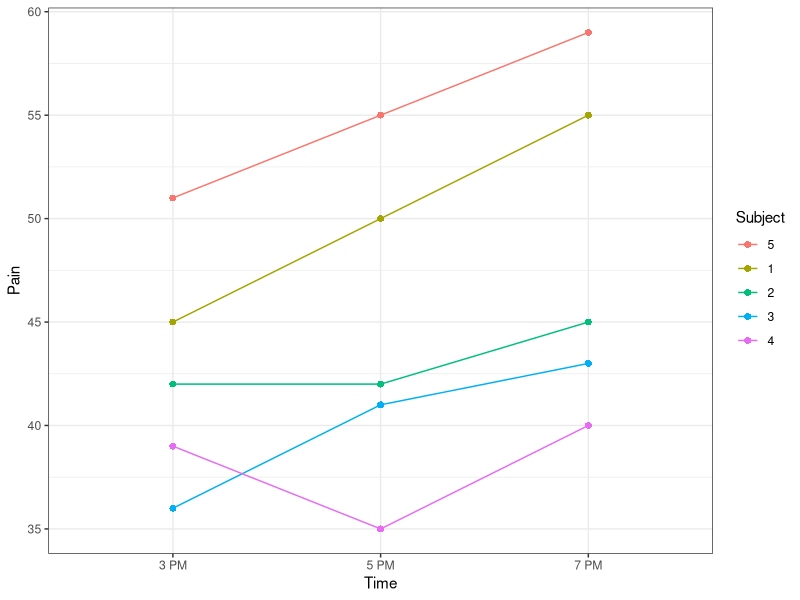
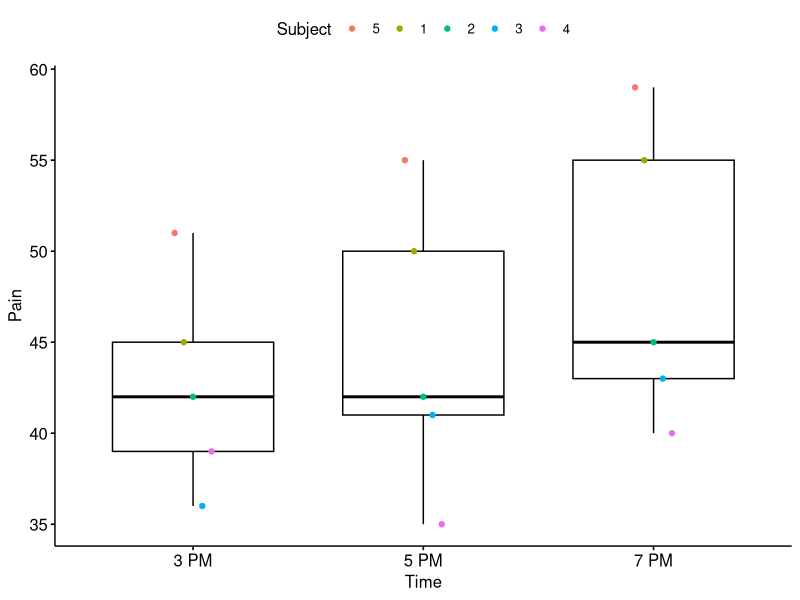
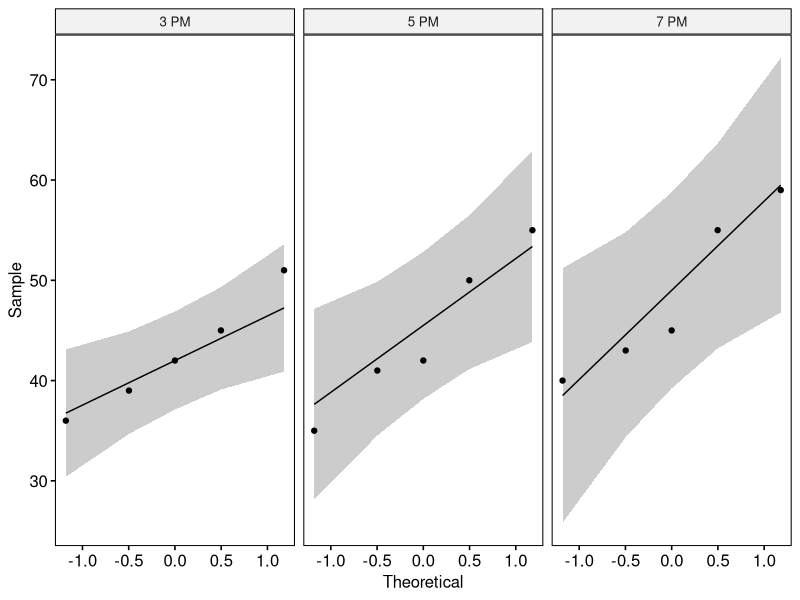
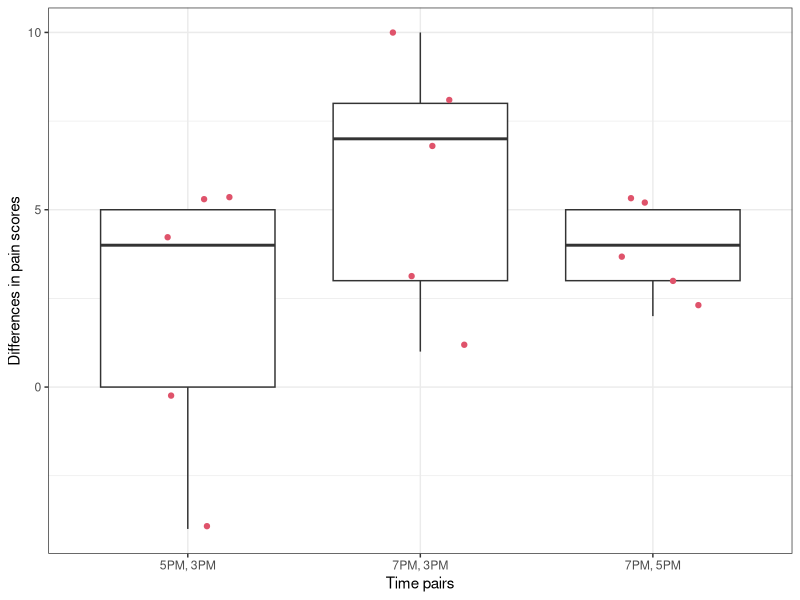
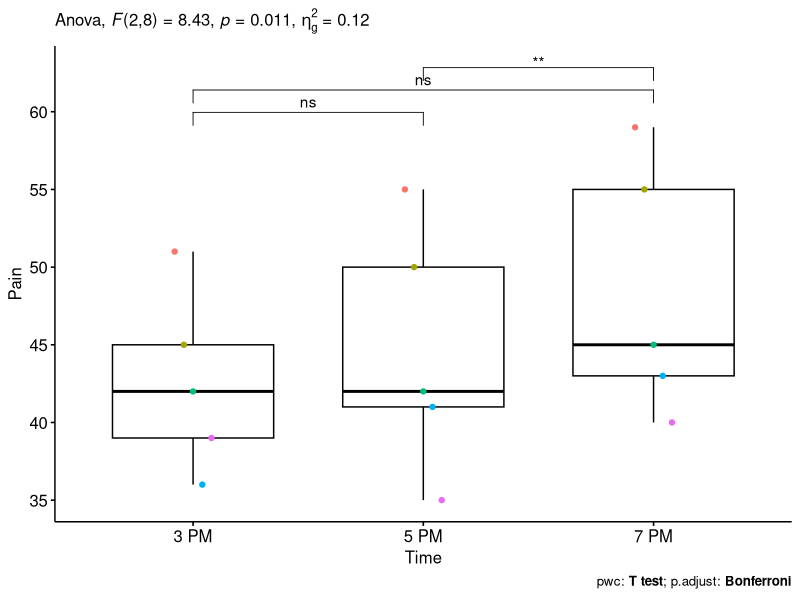

Reproduce these figures in R, in order. (Note: this script raises an error after producing the figures.)
## ---- chunk 1
knitr::opts_chunk$set(echo = TRUE)
knitr::opts_knit$set(root.dir = "../data")
knitr::opts_chunk$set(fig.dim=c(5,3.5), out.width="70%", fig.retina=2)
## ---- chunk 2
library(tidyverse)
library(rstatix)
library(ggpubr)
library(glmmTMB)
library(marginaleffects)
library(patchwork)
theme_set(theme_bw())
## ---- chunk 3
dt <- tibble(
    Subject = as_factor(rep(1:5,each=3)),
    Time = as_factor(rep(c("3 PM","5 PM","7 PM"),5)),
    Pain = c(45, 50, 55, 42, 42, 45, 36, 41, 43, 39, 35, 40, 51, 55, 59)) |> 
  # reorder subject by their pain scores
  mutate(Subject = fct_reorder(Subject,-Pain,mean)) |> 
  # make another version of time: hours = hours since start of experiment
  mutate(Hour = (as.numeric(Time) - 1) * 2)
dt
## ---- chunk 4
gline <- ggplot(dt) +
  aes(x = Time, y = Pain, colour = Subject, group=Subject) +
  # geom_boxplot(aes(col=NULL, group=NULL)) +
  geom_point(size=2,pch=16) +
  geom_line()

gline
## ---- chunk 5
gbox <- ggboxplot(dt, x = "Time", y = "Pain", alpha=.5) +
  geom_point(aes(colour = Subject, group=Subject), position = position_dodge(.2)) 

gbox
## ---- chunk 6
dt |> 
  group_by(Time) |> 
  get_summary_stats(Pain, type = "mean_sd")
## ---- chunk 7
dt |>  
  group_by(Time) |> 
  shapiro_test(Pain) 
## ---- chunk 8
# from the 'ggpubr' package
ggqqplot(dt, "Pain", facet.by = "Time")
## ---- chunk 9

# dv = dependent variable (response,i.e, "Pain")
# wid = variable identifying the subjects: "Subject"
# within = within-subjects variable (fixed factor), i.e, "Time"

anova_pain <- anova_test(data = dt, dv = Pain, wid = Subject, within = Time)
anova_pain
## ---- chunk 10
diff_dt <- dt |> 
  group_by(Subject) |> 
  summarise(`5PM, 3PM` = Pain[Time=="5 PM"] - Pain[Time=="3 PM"],
            `7PM, 3PM` = Pain[Time=="7 PM"] - Pain[Time=="3 PM"],
            `7PM, 5PM` = Pain[Time=="7 PM"] - Pain[Time=="5 PM"]) |> 
  pivot_longer(cols=2:4, names_to = "Time pairs", values_to = "Differences in pain scores")

diff_dt
## ---- chunk 11
diff_dt |> group_by(`Time pairs`) |> summarise(sd(`Differences in pain scores`))
## ---- chunk 12
diff_dt |> ggplot() + 
  aes(x=`Time pairs`,y=`Differences in pain scores`) + 
  geom_boxplot() +
  geom_jitter(col=2,width=.2)
## ---- chunk 13
anova_pain$`Mauchly's Test for Sphericity`
## ---- chunk 14
anova_pain$`Sphericity Corrections`
## ---- chunk 15
pwc <- dt %>%
  pairwise_t_test(
    Pain ~ Time, paired = TRUE,
    p.adjust.method = "bonferroni"
    )
pwc
## ---- chunk 16
pwc <- pwc %>% add_xy_position(x = "Time")
gbox + 
  stat_pvalue_manual(pwc) +
  labs(
    subtitle = get_test_label(anova_pain, detailed = TRUE),
    caption = get_pwc_label(pwc)
  ) +  theme(legend.position="none")
## ---- chunk 17
lmm1 <- glmmTMB(Pain ~ Time + (1 | Subject), data=dt)
summary(lmm1)
## ---- chunk 18
predf <- predictions(lmm1, by="Time")
## ---- chunk 19
gline +
  geom_point(data =predf, aes(x=Time, y=predicted), inherit.aes = F, size=4) +
  geom_line(data =predf, aes(x=as.numeric(Time), y=predicted), inherit.aes = F) +
  geom_errorbar(data =predf, aes(x=Time, ymin=conf.low, ymax=conf.high), width=0, inherit.aes = F) 
## ---- chunk 20
ranef(lmm1)
## ---- chunk 21
predr <- predictions(lmm1, by="Subject") |> 
  # subtract the mean to get marginal effects
  mutate(pred.mar = predicted - mean(predicted),
         conf.low.mar = conf.low - mean(predicted),
         conf.high.mar = conf.high - mean(predicted))
predr
## ---- chunk 22
predr |> 
  ggplot() + 
  aes(x=Subject,y=pred.mar,col=Subject) +
  geom_point() +
  geom_errorbar(aes(ymin=conf.low.mar,ymax=conf.high.mar),width=0) +
  ylab("Subject effects") +
  theme(legend.position="none") + coord_flip()
## ---- chunk 23
predall <- predictions(lmm1)
predall

## ---- chunk 24
ggplot(predall) +
  aes(x = Time, y = predicted, col=Subject, group=Subject) +
  geom_ribbon(aes(ymin=conf.low, ymax=conf.high, col=NULL, fill = Subject), width=0, alpha=.3) +
  geom_line() + 
  geom_point(data=dt, aes(y=Pain)) +
  geom_point(data =predf, aes(x=Time, y=predicted), inherit.aes = F, size=4) +
  geom_line(data =predf, aes(x=as.numeric(Time), y=predicted), inherit.aes = F) +
  geom_errorbar(data =predf, aes(x=Time, ymin=conf.low, ymax=conf.high), width=0, inherit.aes = F)
 
## ---- chunk 25
# fit the model
mixreg1 <- glmmTMB(Pain ~ Hour + (Hour | Subject), data = dt)
summary(mixreg1)
## ---- chunk 26
ranef(mixreg1)
## ---- chunk 27
ranef(mixreg1)[[1]]$Subject |> cor()
## ---- chunk 28
plot_cap(mixreg1, condition = c("Hour", "Subject")) +
  geom_point(data=dt, aes(x=Hour,y=Pain,col=Subject))
## ---- chunk 29
mixreg2 <- glmmTMB(Pain ~ Hour + (1 | Subject) + (0 + Hour | Subject), data = dt)
summary(mixreg2)
## ---- chunk 30
predf_mixreg2 <- predictions(mixreg2, by="Hour")
predf_mixreg2 |> summary()

## ---- chunk 31
g1 <- plot_cap(mixreg2, condition = c("Hour", "Subject")) +
  # add raw data
  geom_point(data=dt, aes(x=Hour,y=Pain,col=Subject)) +
  # add overall mean
  geom_ribbon(data=predf_mixreg2, aes(x=Hour,ymin=conf.low,ymax=conf.high), alpha=.2) +
  geom_line(data=predf_mixreg2, aes(x=Hour, y=predicted), size=1) 
g1
## ---- chunk 32
ranef(mixreg2)
## ---- chunk 33
marginaleffects(mixreg2, by="Subject") |>  summary()
## ---- chunk 34

resid_by_hour <- 
  predictions(mixreg2) |> 
  mutate(Residuals = Pain - predicted) |> 
  ggplot() +
  geom_hline(yintercept=0) +
  aes(x=Hour,y=Residuals,col=Subject) +
  geom_point() 

resid_by_subject <- 
  predictions(mixreg2) |> 
  mutate(Residuals = Pain - predicted,
         Hour = as_factor(Hour)) |> 
  ggplot() +
  geom_hline(yintercept=0) +
  aes(x=Subject,y=Residuals,col=Hour) +
  geom_point()

resid_by_hour + resid_by_subject
## ---- chunk 35
lmm3 <- glmmTMB(Pain ~ Hour + (1 | Subject), data = dt)
summary(lmm3)
## ---- chunk 36
anova(lmm3,mixreg2)
## ---- chunk 37
# fit a fixed-effects linear model with interaction
flm <- lm(Pain ~ Hour * Subject, data = dt)

# Extract intercepts and slopes from fixed and mixed models
pars_fix_rand <- bind_rows(
  marginaleffects(flm,variable="Hour",by="Subject") |> 
    transmute(Subject, Value=dydx, Parameter="Slope", Model="Fixed") ,
  marginaleffects(mixreg2,variable="Hour",by="Subject") |> 
    transmute(Subject, Value=dydx, Parameter="Slope", Model="Random"),
  predictions(flm) |> filter(Hour == 0) |> 
    transmute(Subject,Value=predicted,Parameter="Intercept",Model="Fixed"),
  predictions(mixreg2) |> filter(Hour == 0) |> 
    transmute(Subject,Value=predicted,Parameter="Intercept",Model="Random"))

# Plot them
ggplot(pars_fix_rand) +
  aes(x=Model,y=Value,col=Subject,group=Subject) +
  geom_point() + geom_line() +
  facet_wrap(.~Parameter, scales="free") +
  ggtitle("Shrinkage of Subject effects on intercept and slope parameters",
    subtitle = "Comparison of estimates between fixed-effects and mixed-effects models")
## ---- chunk 38
pars_fix_rand |> 
  pivot_wider(values_from = Value, names_from = Parameter) |> 
  ggplot() +
  aes(x=Intercept,y=Slope,col=Subject) +
  geom_point() +
  facet_wrap(~Model) +
  ggtitle("Intercept vs slope estimates for fixed model vs mixed model")
## ---- chunk 39
# get predictions from fixed and random models
preds_fix_rand <- bind_rows(
  predictions(mixreg2) |> 
    select(Subject, Hour, Pain=predicted) |> 
    mutate(Model="Random") ,
  predictions(flm) |> 
    select(Subject, Hour, Pain=predicted) |> 
    mutate(Model="Fixed")
)

# plot data and predictions
dt |> 
  ggplot() +
  aes(x=Hour,y=Pain,col=Subject) +
  geom_point() +
  geom_line(aes(linetype=Model),
            data = preds_fix_rand) +
  ggtitle("Regression lines by subject for fixed model vs mixed model")
## ---- chunk 40
anova(lmm1,mixreg2)
## ---- chunk 41
lmm2 <- glmmTMB(Pain ~ Time + cs(0 + Time | Subject), 
                  dispformula=~0, data=dt)

summary(lmm2)
## ---- chunk 42
lmm3 <- glmmTMB(Pain ~ Time + us(0 + Time | Subject), 
                  dispformula=~0, data=dt)

summary(lmm3)
## ---- chunk 43
anova(lmm1,lmm2,lmm3)
## ---- chunk 44
anova(mixreg2,lmm3)
